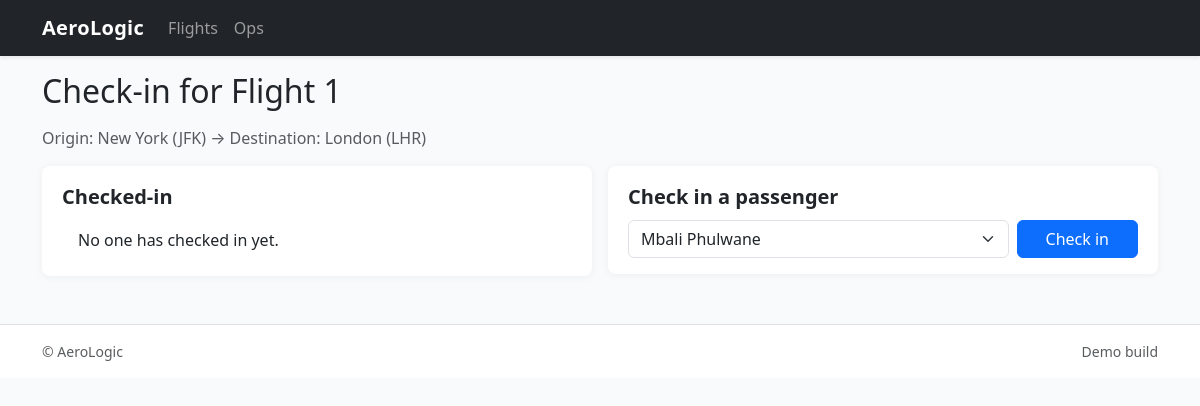
The page /flight/1/checkin on the database its author committed.
### flights/models.py (models this page shows, shortened)
class Flight(models.Model):
    origin = models.ForeignKey(Airport, on_delete=models.CASCADE, related_name="departures")
    destination = models.ForeignKey(Airport, on_delete=models.CASCADE, related_name="arrivals")
    duration = models.IntegerField()

class Airport(models.Model):
    code = models.CharField(max_length=3)
    city = models.CharField(max_length=64)
    def __str__(self):
        return f"{self.city} ({self.code})"

### checkin/views.py (the view, shortened to what this page needs)
# urls.py: path('flight/<int:flight_id>/checkin', views.checkin_view, name='checkin'),
def checkin_view(request, flight_id):
    flight = get_object_or_404(Flight, pk=flight_id)
    checked_in = BoardingPass.objects.filter(flight=flight).select_related('passenger')
    eligible = Passenger.objects.filter(flights=flight).exclude(boarding_passes__flight=flight)
    return render(request, 'checkin/checkin.html', {
        'flight': flight,
        'checked_in': checked_in,
        'eligible': eligible
    })

### flights/models.py (called while the page is built)
    def __str__(self):
        return f"{self.first} {self.last}"

### checkin/templates/checkin/checkin.html (shortened to what this page needs)
{% extends "flights/layout.html" %}
{% block body %}
<h2 class="mb-3">Check-in for Flight {{ flight.id }}</h2>
<p class="text-muted">Origin: {{ flight.origin }} → Destination: {{ flight.destination }}</p>
<div class="row g-3">
  <div class="col-md-6">
    <div class="card-plain">
      <div class="section-title mb-2">Checked-in</div>
      <ul class="list-group list-group-flush mb-0">
        {% for bp in checked_in %}
          <li class="list-group-item d-flex justify-content-between align-items-center">
            {{ bp.passenger }}
            <span class="badge text-bg-success">{{ bp.checked_in_at }}</span>
          </li>
        {% empty %}
          <li class="list-group-item">No one has checked in yet.</li>
        {% endfor %}
      </ul>
    </div>
  </div>
  <div class="col-md-6">
    <div class="card-plain">
      <div class="section-title mb-2">Check in a passenger</div>
      <form class="row gy-2 gx-2 align-items-center" method="post">
        <div class="col-8 col-sm-9">
          <select name="passenger" class="form-select">
            {% for p in eligible %}
              <option value="{{ p.id }}">{{ p }}</option>
            {% empty %}
              <option disabled>All passengers are checked in.</option>
            {% endfor %}
          </select>
        </div>
        <div class="col-4 col-sm-3 text-end">
          <button class="btn btn-primary w-100" type="submit" {% if not eligible %}disabled{% endif %}>Check in</button>
        </div>
      </form>
    </div>
  </div>
</div>
{% endblock %}

### flights/static/flights/styles.css (style rules this page uses)
:root { --brand: #0d6efd; --bg: #f8fafc; }
body { background: var(--bg); }
.card-plain { background: #fff; border-radius: .5rem; box-shadow: 0 1px 8px rgba(0,0,0,.05); padding: 1rem 1.25rem; }
.section-title { font-size: 1.25rem; font-weight: 600; }

### rows shown on the page
Flight: id "1", origin "New York (JFK)", destination "London (LHR)"

### other values the page prints
form field passenger "Mbali Phulwane"
